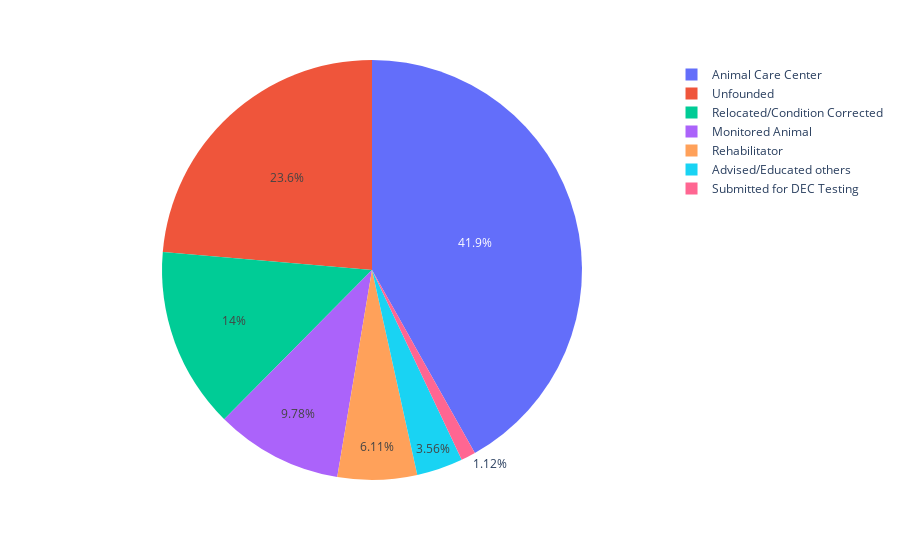

Source (notebook cell):
### Code cell
px.pie(data_frame=df, names= 'Final Ranger Action')

### Figure 1 — Plotly figure (JSON) as saved in the notebook; plotly's stock layout.template omitted (floating-point values rounded to 4 significant figures; data arrays with more than 128 entries replaced by an {"elided": "..."} marker saying what was removed)
{"data": [{"domain": {"x": [0, 1], "y": [0, 1]}, "hovertemplate": "Final Ranger Action=%{label}<extra></extra>", "labels": {"elided": "982 str values"}, "legendgroup": "", "name": "", "showlegend": true, "type": "pie"}], "layout": {"legend": {"tracegroupgap": 0}, "margin": {"t": 60}}}
